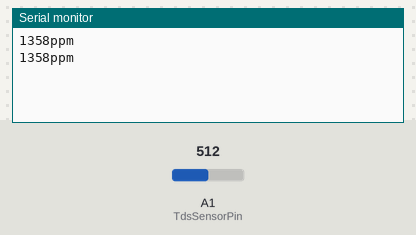
The sketch below on a simulated Arduino Uno, built with avr-gcc and run on an emulated ATmega328P. Shown: the last lines printed to the serial monitor. The inputs (shaded band) are chosen by the test bench; at power-on: A1 (TdsSensorPin) = 512.

Above: at 1.8 s.
1.9 s: A1 (TdsSensorPin) set to 716
At 2.4 s:
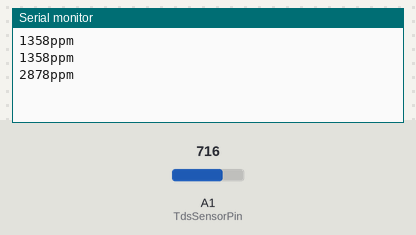
3.4 s: A1 (TdsSensorPin) set to 900
At 4.8 s:
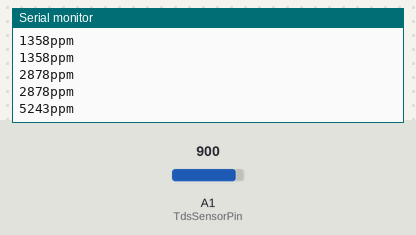
Timing chart, 0 to 6.4 s (numbered marks = the images above; inputs shaded):
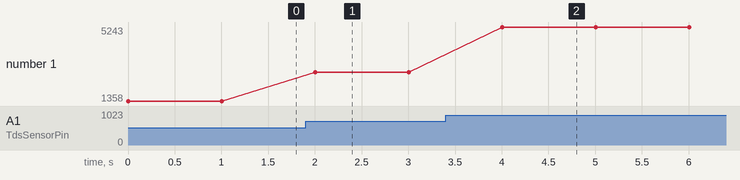

Measured:
- after the input at 1.9 s, the serial monitor: prints a new line after 0.10 s (image 1)
- after the input at 3.4 s, the serial monitor: prints a new line after 0.60 s (image 2)
- plotted number 1: 1358 → 2878 after the input at 1.9 s, 2878 → 5243 after the input at 3.4 s

The sketch:

test-tds.ino
```cpp
#include <EEPROM.h>
#include "GravityTDS.h"

#define TdsSensorPin A1
GravityTDS gravityTds;

float temperature = 23.4, tdsValue = 0;

void setup() {
        Serial.begin(9600);
        gravityTds.setPin(TdsSensorPin);
        gravityTds.setAref(5.0);
        gravityTds.setAdcRange(1024);
        gravityTds.begin();
}

void loop() {
        gravityTds.setTemperature(temperature);
        gravityTds.update();
        tdsValue = gravityTds.getTdsValue();
        Serial.print(tdsValue, 0);
        Serial.println("ppm");
        delay(1000);
}
```
